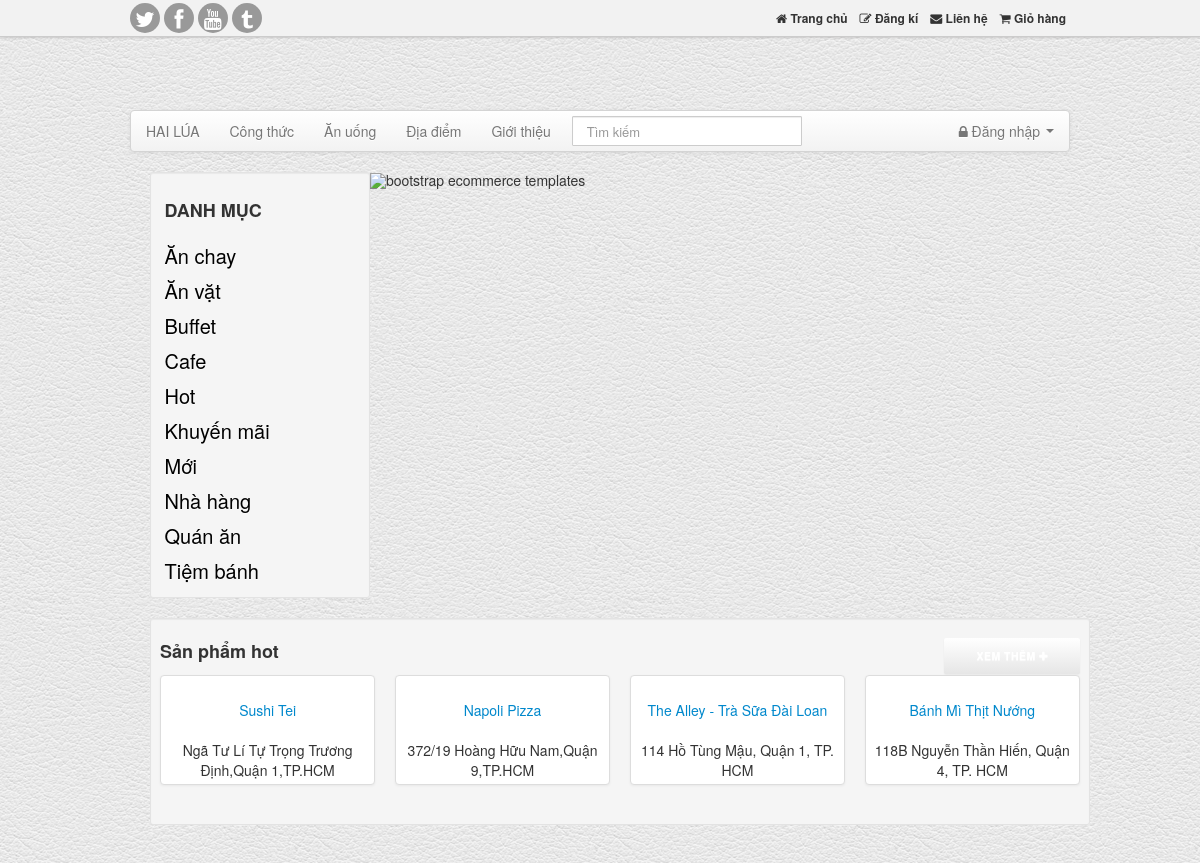
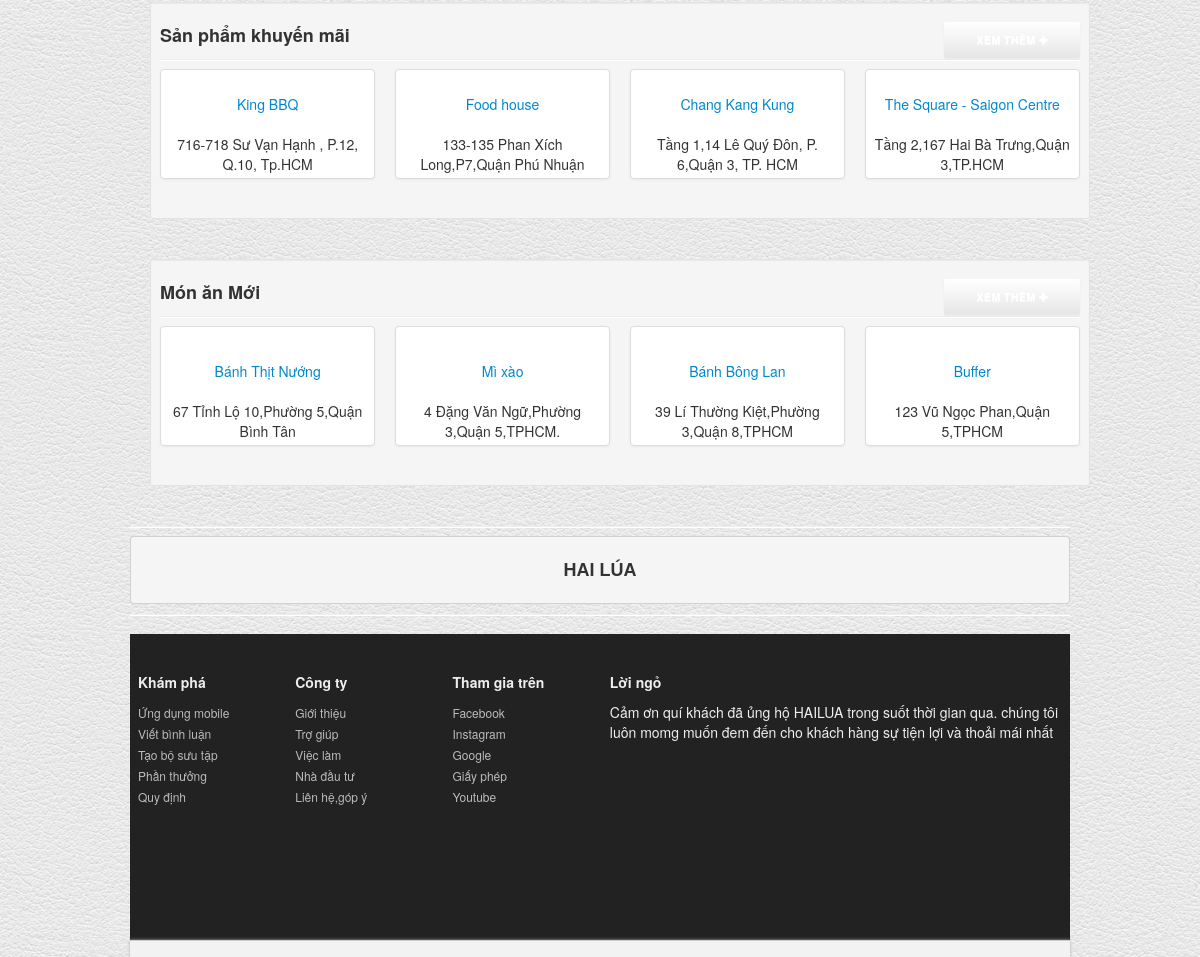
The page /hailua/index.php on the database its author committed (2 pictures, top to bottom).
### tables this page shows
CREATE TABLE IF NOT EXISTS `loai` (
  `maloai` varchar(100) NOT NULL,
  `tenloai` varchar(100) DEFAULT NULL,
  `STT` int(11) NOT NULL,
  PRIMARY KEY (`maloai`)
);

CREATE TABLE IF NOT EXISTS `monan` (
  `ma` varchar(50) NOT NULL,
  `ten` varchar(50) NOT NULL,
  `gia` int(10) NOT NULL,
  `noidung` text NOT NULL,
  `img` varchar(50) NOT NULL,
  `maNCC` varchar(100) NOT NULL,
  `maloai` varchar(100) NOT NULL,
  `hot` int(10) UNSIGNED NOT NULL,
  `cha` varchar(100) NOT NULL,
  PRIMARY KEY (`ma`),
  KEY `MaNCC` (`maNCC`),
  KEY `maloai` (`maloai`)
);

CREATE TABLE IF NOT EXISTS `nhacungcap` (
  `maNCC` varchar(100) NOT NULL,
  `tenNCC` varchar(100) NOT NULL,
  `diachi` varchar(50) NOT NULL,
  `sodienthoai` varchar(16) NOT NULL,
  `trangchu` varchar(50) NOT NULL,
  PRIMARY KEY (`maNCC`)
);

### hailua/classes/Db.class.php (called while the page is built, shortened)
<?php
class Db{
			var $conn ='';
			public function __construct()
			{
				 $this->conn =  new PDO('mysql:host=localhost; dbname=qlch' , 'root' , '');
				 $this->conn->query('set names "utf8" ');
			}
			public function query($sql)
			{
				$stm = $this->conn->query($sql);
				return $stm->fetchAll();
			}
	}
?>

### hailua/monhot.php (the view)
<div class="row-fluid">
	<ul class="thumbnails">
		<?php
			$db=new Db();
			$sql=$db->query("select ma,ten,diachi,img from monan JOIN nhacungcap on monan.MaNCC=nhacungcap.MaNCC where hot > 0 limit 4");
			foreach($sql as $v)
			{
			?>
				<li class="span3">
				  <div class="thumbnail">
			        <a href="chitiet.php?id=<?php echo $v['ma']?>"><img src="./images/<?php echo $v["img"]; ?>" alt="" /></a>
					<a href="chitiet.php?id=<?php echo $v['ma']?>" style="text-overflow: ellipsis; overflow:  hidden;" class="title"><?php echo $v["ten"]; ?></a><br/>
					<center><?php echo $v["diachi"]; ?></center>
				  </div>
				</li>
			<?php
			}
			?>
	</ul>
</div>

### hailua/include/menu.php (shortened to what this page needs)
<div id="sidebar" class="span3">
	<div class="well well-small">
		<ul class="nav nav-list" style="font-size: 20px;">
			<li><h3>DANH MỤC</h3></li>
			<?php
										      $cats= $db->query("select * from loai");
							                    foreach ($cats as  $v) {
							                     ?>
							                    <li><a href="danhmuc.php?id=<?php echo $v['maloai'] ?>"><?php echo $v['tenloai'];?></a></li>
							                   <?php
							                    }
                  								 ?>
		</ul>
	</div>
</div>
		<div id="myCarousel" class="carousel slide homCar">
            <div class="carousel-inner">
			  	<div class="item active">
                	<img style="width:100%" src="assets/img/B.png" alt="bootstrap ecommerce templates">
                	<div class="carousel-caption">
                	</div>
              	</div>
            </div>
        </div>

### hailua/monkm.php
<hr class="soften"/>
<div class="row-fluid">
	<ul class="thumbnails">
<?php
			$db=new Db();
			$sql=$db->query("select ma,ten,diachi,img from monan JOIN nhacungcap on monan.MaNCC=nhacungcap.MaNCC where maloai='km'limit 4");
			foreach($sql as $v)
			{
			?>
		<li class="span3">
		  <div class="thumbnail">
	           <a href="chitiet.php?id=<?php echo $v['ma']?>"><img src="./images/<?php echo $v["img"]; ?>" alt="" /></a>
			<a href="chitiet.php?id=<?php echo $v['ma']?>" style="text-overflow: ellipsis; overflow:  hidden;" class="title"><?php echo $v["ten"]; ?></a><br/>
			<center><?php echo $v["diachi"]; ?></center>
		  </div>
		</li>
			<?php
			}
			?>
			</ul>
		</div>

### hailua/monmoi.php
<hr class="soften"/>
<div class="row-fluid">
	<ul class="thumbnails">
			<?php
				$db=new Db();
				$sql=$db->query("select ma,ten,diachi,img from monan JOIN nhacungcap on monan.MaNCC=nhacungcap.MaNCC where maloai='m' limit 4");
		foreach($sql as $v)
			{
			?>
		<li class="span3">
		  <div class="thumbnail">
	        <p><a href="chitiet.php?id=<?php echo $v['ma']?>"><img src="./images/<?php echo $v["img"]; ?>" alt="" /></a></p>
			<a href="chitiet.php?id=<?php echo $v['ma']?>" style="text-overflow: ellipsis; overflow:  hidden;" class="title"><?php echo $v["ten"]; ?></a><br/>
				<center><?php echo $v["diachi"]; ?></center>
		  </div>
		</li>
			<?php
			}
			?>
			</ul>
		</div>

### rows shown on the page
loai: tenloai "Ăn chay"
loai: tenloai "Ăn vặt"
loai: tenloai "Buffet"
loai: tenloai "Cafe"
loai: tenloai "Hot"
loai: tenloai "Khuyến mãi"
loai: tenloai "Mới"
loai: tenloai "Nhà hàng"
loai: tenloai "Quán ăn"
loai: tenloai "Tiệm bánh"
monan: ten "Sushi Tei", maNCC.diachi "Ngã Tư Lí Tự Trọng Trương Định,Quận 1,TP.HCM"
monan: ten "Napoli Pizza", maNCC.diachi "372/19 Hoàng Hữu Nam,Quận 9,TP.HCM"
monan: ten "The Alley - Trà Sữa Đài Loan", maNCC.diachi "114 Hồ Tùng Mậu, Quận 1, TP. HCM"
monan: ten "Bánh Mì Thịt Nướng", maNCC.diachi "118B Nguyễn Thần Hiến, Quận 4, TP. HCM"
monan: ten "King BBQ", maNCC.diachi "716-718 Sư Vạn Hạnh , P.12, Q.10, Tp.HCM"
monan: ten "Food house", maNCC.diachi "133-135 Phan Xích Long,P7,Quận Phú Nhuận"
monan: ten "Chang Kang Kung", maNCC.diachi "Tầng 1,14 Lê Quý Đôn, P. 6,Quận 3, TP. HCM"
monan: ten "The Square - Saigon Centre", maNCC.diachi "Tầng 2,167 Hai Bà Trưng,Quận 3,TP.HCM"
monan: ten "Bánh Thịt Nướng", maNCC.diachi "67 Tỉnh Lộ 10,Phường 5,Quận Bình Tân"
monan: ten "Mì xào", maNCC.diachi "4 Đặng Văn Ngữ,Phường 3,Quận 5,TPHCM."
monan: ten "Bánh Bông Lan", maNCC.diachi "39 Lí Thường Kiệt,Phường 3,Quận 8,TPHCM"
monan: ten "Buffer", maNCC.diachi "123 Vũ Ngọc Phan,Quận 5,TPHCM"
